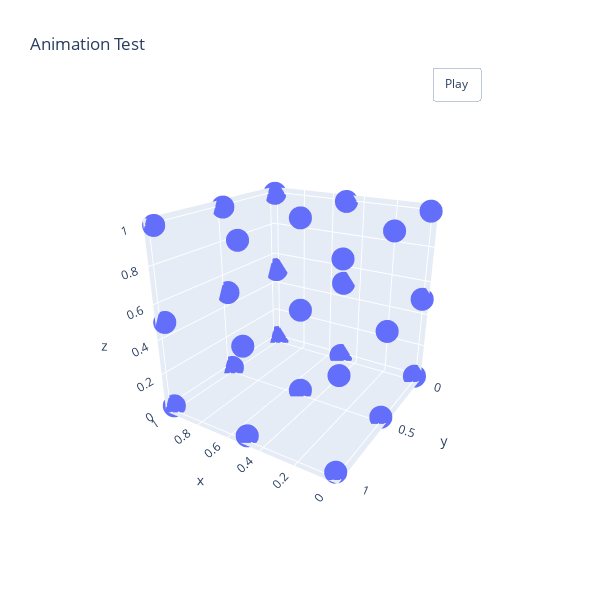

Notebook code for this chart:
### Code cell
# https://community.plotly.com/t/rotating-3d-plots-with-plotly/34776/2
# https://community.plotly.com/t/how-to-export-animation-and-save-it-in-a-video-format-like-mp4-mpeg-or/64621/2
import plotly.graph_objects as go
import numpy as np
import plotly.io as pio

x, y, z = three["x1"], three["x2"], three["x3"]

fig = go.Figure(go.Scatter3d(x=x, y=y, z=z, mode="markers"))

x_eye = -1.25
y_eye = 2
z_eye = 1.0

fig.update_layout(
    title="Animation Test",
    width=600,
    height=600,
    scene_camera_eye=dict(x=x_eye, y=y_eye, z=z_eye),
    updatemenus=[
        dict(
            type="buttons",
            showactive=False,
            y=1,
            x=0.8,
            xanchor="left",
            yanchor="bottom",
            pad=dict(t=45, r=10),
            buttons=[
                dict(
                    label="Play",
                    method="animate",
                    args=[
                        None,
                        dict(
                            frame=dict(duration=5, redraw=True),
                            transition=dict(duration=0),
                            fromcurrent=True,
                            mode="immediate",
                        ),
                    ],
                )
            ],
        )
    ],
)


def rotate_z(x, y, z, theta):
    w = x + 1j * y
    return np.real(np.exp(1j * theta) * w), np.imag(np.exp(1j * theta) * w), z


frames = []
pil_frames = []
for t in np.arange(0, 3.14, 0.025):
    xe, ye, ze = rotate_z(x_eye, y_eye, z_eye, -t)
    frames.append(go.Frame(layout=dict(scene_camera_eye=dict(x=xe, y=ye, z=ze))))
fig.frames = frames

fig.show()

### Figure 1 — Plotly figure (JSON) as saved in the notebook; plotly's stock layout.template omitted (floating-point values rounded to 4 significant figures)
{"data": [{"mode": "markers", "type": "scatter3d", "x": [0, 0, 0, 0, 0, 0, 0, 0, 0, 0.5, 0.5, 0.5, 0.5, 0.5, 0.5, 0.5, 0.5, 0.5, 1, 1, 1, 1, 1, 1, 1, 1, 1], "y": [0, 0, 0, 0.5, 0.5, 0.5, 1, 1, 1, 0, 0, 0, 0.5, 0.5, 0.5, 1, 1, 1, 0, 0, 0, 0.5, 0.5, 0.5, 1, 1, 1], "z": [0, 0.5, 1, 0, 0.5, 1, 0, 0.5, 1, 0, 0.5, 1, 0, 0.5, 1, 0, 0.5, 1, 0, 0.5, 1, 0, 0.5, 1, 0, 0.5, 1]}], "layout": {"height": 600, "scene": {"camera": {"eye": {"x": -1.25, "y": 2, "z": 1}}}, "title": {"text": "Animation Test"}, "updatemenus": [{"buttons": [{"args": [null, {"frame": {"duration": 5, "redraw": true}, "fromcurrent": true, "mode": "immediate", "transition": {"duration": 0}}], "label": "Play", "method": "animate"}], "pad": {"r": 10, "t": 45}, "showactive": false, "type": "buttons", "x": 0.8, "xanchor": "left", "y": 1, "yanchor": "bottom"}], "width": 600}}
